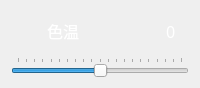
                      <widget class="QWidget" name="widget_10" native="true">
                       <property name="minimumSize">
                        <size>
                         <width>0</width>
                         <height>88</height>
                        </size>
                       </property>
                       <property name="maximumSize">
                        <size>
                         <width>16777215</width>
                         <height>88</height>
                        </size>
                       </property>
                       <layout class="QVBoxLayout" name="verticalLayout_9">
                        <item>
                         <layout class="QHBoxLayout" name="horizontalLayout_24" stretch="1,5,1">
                          <item>
                           <widget class="QLabel" name="label_image_temperature">
                            <property name="minimumSize">
                             <size>
                              <width>30</width>
                              <height>30</height>
                             </size>
                            </property>
                            <property name="styleSheet">
                             <string notr="true">image:url(:/images/icon/thermometer_high_icon.svg)</string>
                            </property>
                            <property name="text">
                             <string/>
                            </property>
                           </widget>
                          </item>
                          <item>
                           <widget class="QLabel" name="label_text_temperature">
                            <property name="minimumSize">
                             <size>
                              <width>90</width>
                              <height>30</height>
                             </size>
                            </property>
                            <property name="font">
                             <font>
                              <family>黑体</family>
                              <pointsize>12</pointsize>
                              <weight>50</weight>
                              <italic>false</italic>
                              <bold>false</bold>
                              <stylestrategy>PreferAntialias</stylestrategy>
                             </font>
                            </property>
                            <property name="styleSheet">
                             <string notr="true">QLabel{
	color:rgb(255, 255, 255);
}</string>
                            </property>
                            <property name="text">
                             <string>色温</string>
                            </property>
                           </widget>
                          </item>
                          <item>
                           <widget class="QLabel" name="label_temperature">
                            <property name="font">
                             <font>
                              <family>黑体</family>
                              <pointsize>12</pointsize>
                              <weight>50</weight>
                              <italic>false</italic>
                              <bold>false</bold>
                              <stylestrategy>PreferAntialias</stylestrategy>
                             </font>
                            </property>
                            <property name="styleSheet">
                             <string notr="true">QLabel{
	color:rgb(255, 255, 255);
}</string>
                            </property>
                            <property name="text">
                             <string>0</string>
                            </property>
                           </widget>
                          </item>
                         </layout>
                        </item>
                        <item>
                         <widget class="QSlider" name="horizontalSlider_temperature">
                          <property name="styleSheet">
                           <string notr="true"/>
                          </property>
                          <property name="minimum">
                           <number>-100</number>
                          </property>
                          <property name="maximum">
                           <number>100</number>
                          </property>
                          <property name="orientation">
                           <enum>Qt::Horizontal</enum>
                          </property>
                          <property name="tickPosition">
                           <enum>QSlider::TicksAbove</enum>
                          </property>
                         </widget>
                        </item>
                       </layout>
                      </widget>
